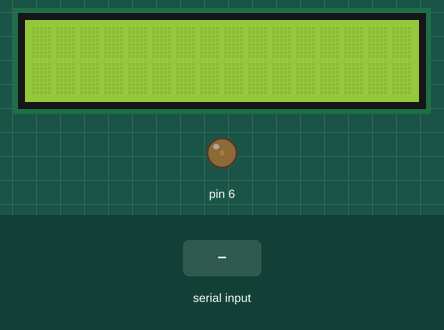
This sketch was run on a simulated Arduino Uno, built with avr-gcc and run on an emulated ATmega328P. Shown: 16×2 character LCD, output pins drawn as LEDs (lit = HIGH). Inputs (shaded band) come from the test bench. What the sketch prints to the serial monitor is not drawn.

Above: at 1.2 s.
1.3 s: "1" received over the second serial link
At 3.4 s:
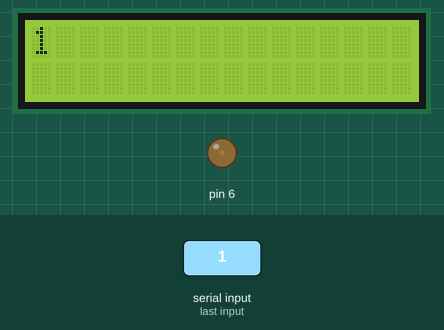
3.8 s: "0" received over the second serial link
At 5.3 s:
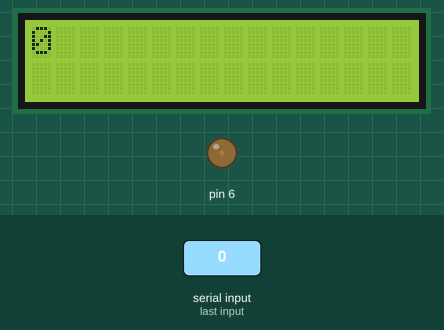
6.3 s: "2" received over the second serial link
At 8.4 s:
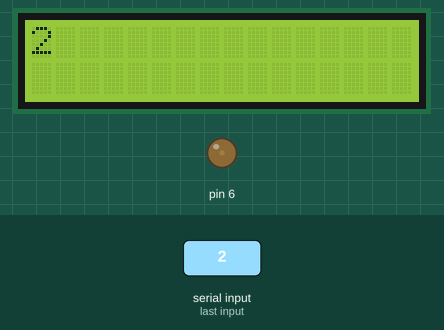
Timing chart, 0 to 9.9 s (numbered marks = the images above; inputs shaded):
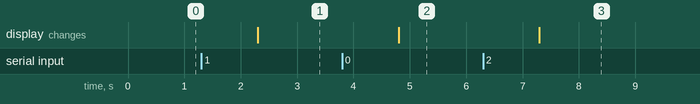

The sketch:

EndDevice.ino
```cpp
#include<SoftwareSerial.h>
#include <LiquidCrystal.h>
int Contrast = 20;
LiquidCrystal lcd(12, 11, 5, 4, 3, 2);

SoftwareSerial xbee(10,9);

String data;

void setup()
{
  analogWrite(6, Contrast);
  lcd.begin(16, 2);
  Serial.begin(115200);
  xbee.begin(9600);
  while(!xbee)
  {
    ;
  }
}

void loop()
{
  if(xbee.available())
  {
    data=xbee.readString();
    lcd.setCursor(0, 0);
  Serial.println(data);
  lcd.print(data);

  }

}
```

Measured:
- after the input at 1.3 s, the display: changes after 1.0 s (image 1)
- after the input at 3.8 s, the display: changes after 1.0 s (image 2)
- after the input at 6.3 s, the display: changes after 1.0 s (image 3)
